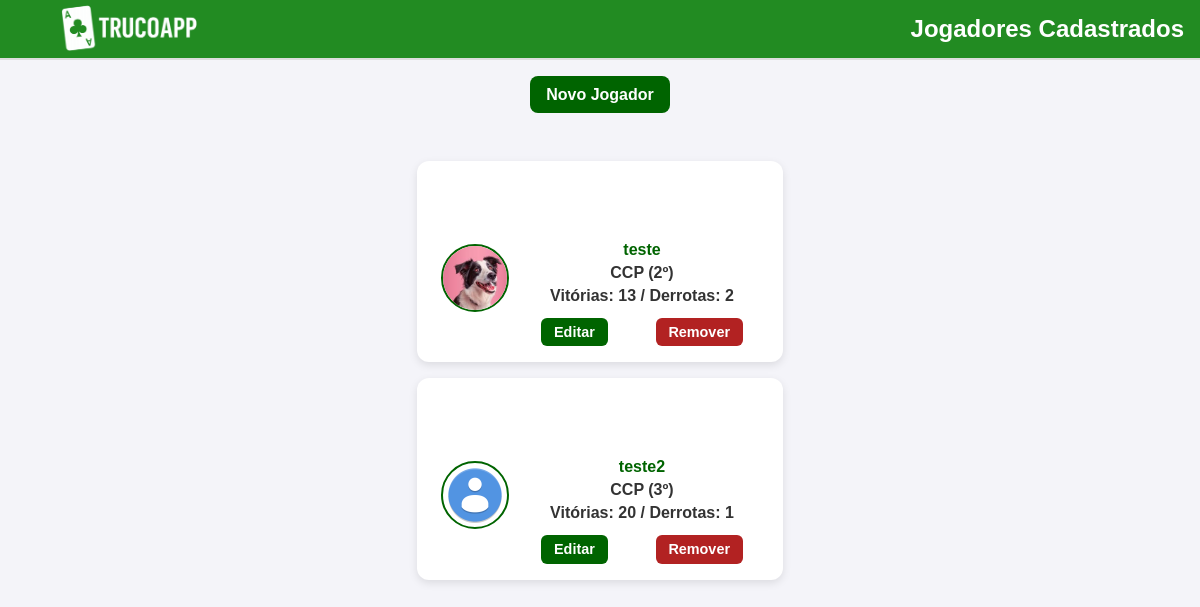
Before: /jogadores/ with the older database file.
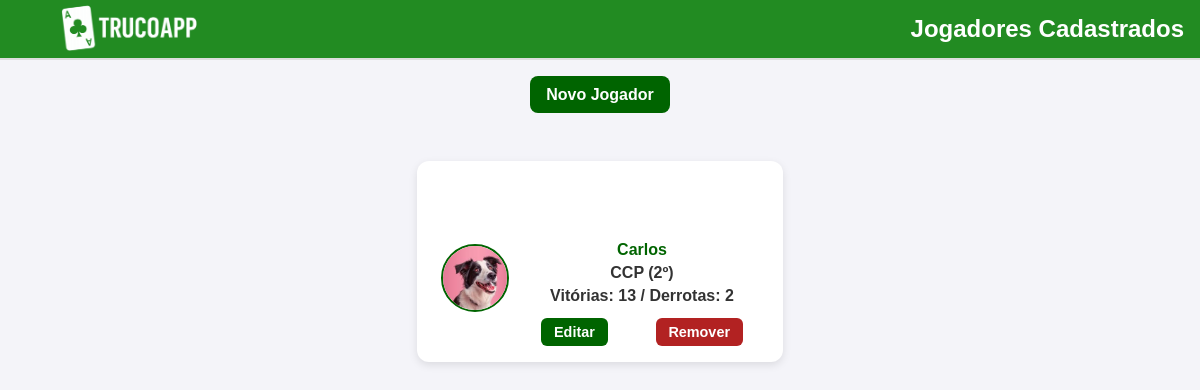
After: the same page with the newer database file.
### core/models.py (models this page shows, shortened)
class Jogador(models.Model):
    id = models.AutoField(primary_key=True)
    nome = models.CharField(max_length=100, help_text='Entre o nome')
    curso = models.CharField(max_length=100, help_text='Entre o curso')
    periodo = models.IntegerField(help_text='Informe o período do curso')
    email = models.EmailField(help_text='Informe o email', max_length=254)
    vitorias = models.IntegerField(help_text='Número de vitórias')
    derrotas = models.IntegerField(help_text='Número de derrotas')
    imagem = models.ImageField(upload_to='jogadores/', null=True, blank=True)
    dtNasc = models.DateField(help_text='Nascimento no formato DD/MM/AAAA', verbose_name='Data de nascimento')

### core/views.py (the view)
# urls.py: path("jogadores/", views.JogadorListView.as_view(), name="jogador_list"),
class JogadorListView(ListView):
    model = Jogador
    template_name = "core/jogador_list.html.html"
    context_object_name = "jogadores"
    paginate_by = 20  # opcional

### templates/core/jogador_list.html (shortened to what this page needs)
{% load static %}
<!doctype html>
<html lang="pt-BR">
<head>
  <link rel="stylesheet" href="{% static 'css/jogador_list.css' %}" type="text/css">
</head>
<body>
<header>
  <a href="{% url 'home' %}" class="logo-home">
    <img src="{% static 'img/logo.png' %}" alt="TrucoApp Logo">
  </a>
  <h1>Jogadores Cadastrados</h1>
</header>
<p><a href="{% url 'jogador_create' %}">Novo Jogador</a></p>
<ul>
  {% for j in jogadores %}
    <li>
      <div class="player-card">
        {% if j.imagem %}
          <img src="{{ j.imagem.url }}" alt="{{ j.nome }}" class="player-img">
        {% else %}
          <img src="{% static 'img/defaultavatar.png' %}" alt="Sem foto" class="player-img">
        {% endif %}
        <div class="player-info">
          <a href="{% url 'jogador_detail' j.pk %}">{{ j.nome }}</a>
          <span>{{ j.curso }} ({{ j.periodo }}º)</span>
          <span>Vitórias: {{ j.vitorias }} / Derrotas: {{ j.derrotas }}</span>
          <div class="actions">
            <a href="{% url 'jogador_update' j.pk %}">Editar</a>
            <a href="{% url 'jogador_delete' j.pk %}" class="btn-remove">Remover</a>
          </div>
        </div>
      </div>
    </li>
  {% empty %}
    <li>Nenhum jogador cadastrado.</li>
  {% endfor %}
</ul>
</body>
</html>

Changed rows visible on the page:
removed Jogador: nome "teste2", curso "CCP", periodo "3", vitorias "20", derrotas "1"
changed Jogador "CCP": nome "teste" → "Carlos"
